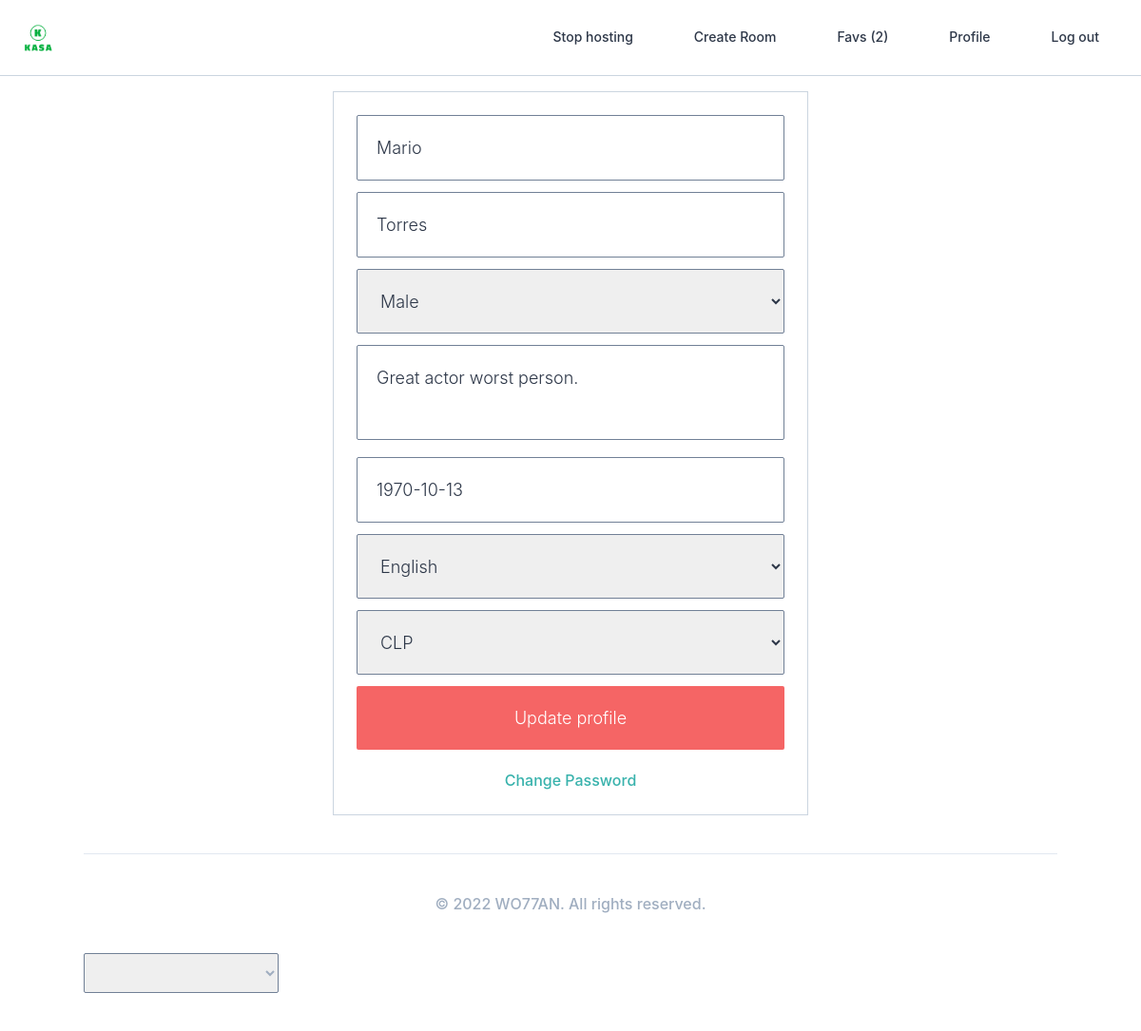
The app's page /users/update-profile/ (signed in) with its own data.
### users/models.py (models this page shows, shortened)
class User(AbstractUser):
    GENDER_MALE = "male"
    GENDER_FEMALE = "female"
    GENDER_OTHER = "other"
    GENDER_CHOICES = (
        (GENDER_MALE, _("Male")),
        (GENDER_FEMALE, _("Female")),
        (GENDER_OTHER, _("Other")),
    )
    LANGUAGE_ENGLISH = "en"
    LANGUAGE_SPANISH = "es"
    LANGUAGE_CHOICES = (
        (LANGUAGE_ENGLISH, _("English")),
        (LANGUAGE_SPANISH, _("Spanish")),
    )
    CURRENCY_USD = "usd"
    CURRENCY_CLP = "clp"
    CURRENCY_CHOICES = ((CURRENCY_USD, "USD"), (CURRENCY_CLP, "CLP"))
    LOGIN_EMAIL = "email"
    LOGIN_GITHUB = "github"
    LOGIN_CHOICES = (
        (LOGIN_EMAIL, "Email"),
        (LOGIN_GITHUB, "Github"),
    )
    first_name = models.CharField(
        _("first name"), max_length=30, blank=True, default=""
    )
    avatar = models.ImageField(upload_to="avatars", blank=True)
    gender = models.CharField(
        _("gender"), choices=GENDER_CHOICES, max_length=10, blank=True
    )
    bio = models.TextField(_("bio"), blank=True)
    birthdate = models.DateField(blank=True, null=True)
    language = models.CharField(
        _("language"),
        choices=LANGUAGE_CHOICES,
        max_length=2,
        blank=True,
        default=LANGUAGE_ENGLISH,
    )
    currency = models.CharField(
        choices=CURRENCY_CHOICES, max_length=3, blank=True, default=CURRENCY_CLP
    )
    superhost = models.BooleanField(default=False)
    email_verified = models.BooleanField(default=False)
    email_secret = models.CharField(max_length=20, default="", blank=True)
    login_method = models.CharField(
        max_length=50, choices=LOGIN_CHOICES, default=LOGIN_EMAIL
    )
    objects = core_managers.CustomUserManager()
    def get_absolute_url(self):
        return reverse("users:profile", kwargs={"pk": self.pk})

### lists/models.py (models this page shows, shortened)
class List(core_models.TimeStampedModel):
    name = models.CharField(max_length=80)
    user = models.OneToOneField(
        "users.User", related_name="list", on_delete=models.CASCADE
    )
    rooms = models.ManyToManyField("rooms.Room", related_name="lists", blank=True)
    def count_rooms(self):
        return self.rooms.count()
    count_rooms.short_description = "Number of Rooms"

### users/views.py (the view)
# urls.py: path("update-profile/", views.UpdateProfileView.as_view(), name="update"),
class UpdateProfileView(mixins.LoggedInOnlyView, SuccessMessageMixin, UpdateView):
    model = models.User
    template_name = "users/update-profile.html"
    fields = (
        "first_name",
        "last_name",
        "gender",
        "bio",
        "birthdate",
        "language",
        "currency",
    )
    success_message = "Profile Updated"
    def get_object(self, queryset=None):
        return self.request.user
    def get_form(self, form_class=None):
        form = super().get_form(form_class=form_class)
        form.fields["first_name"].widget.attrs = {"placeholder": "First name"}
        form.fields["last_name"].widget.attrs = {"placeholder": "Last name"}
        form.fields["bio"].widget.attrs = {"placeholder": "Bio"}
        form.fields["birthdate"].widget.attrs = {"placeholder": "Birthdate"}
        form.fields["first_name"].widget.attrs = {"placeholder": "First name"}
        return form

### templates/users/update-profile.html (shortened to what this page needs)
{% extends "base.html" %}
{% block content %}
    <div class="container lg:w-5/12 md:w-1/2 xl:w-1/4 mx-auto my-10 flex flex-col items-center border p-6 border-gray-400">
        {% include 'mixins/auth/auth_form.html' with form=form cta="Update profile" %}
        {% if object.login_method == "email" %}
            <div class="mt-5">
                <a href="{% url 'users:password' %}" class="text-teal-500 font-medium">Change Password</a>
            </div>
        {% endif %}
    </div>
{% endblock content %}

### templates/partials/nav.html
{% load i18n %}
<ul class="flex items-center text-sm font-medium h-full">
    {% if user.is_authenticated %}
        <li class="nav_link">
            <a href="{% url 'users:switch-hosting' %}">
                {% if request.session.is_hosting %}
                    {% trans "Stop hosting" %}
                {% else %}
                    {% trans "Start hosting" %}
                {% endif %}
            </a>
        </li>
        {% if request.session.is_hosting %}
            <li class="nav_link"><a href="{% url 'rooms:create' %}">{% trans "Create Room" %}</a></li>
        {% endif %}
        <li class="nav_link"><a href="{% url 'lists:see-favs' %}">{% trans "Favs" %} ({{user.list.rooms.count}})</a></li>
        <li class="nav_link"><a href="{{user.get_absolute_url}}">{% trans "Profile" %}</a></li>
        <li class="nav_link"><a href="{% url "users:logout" %}">{% trans "Log out" %}</a></li>
    {% else %}
        <li class="nav_link"><a href="{% url "users:login" %}">{% trans "Log in" %}</a></li>
        <li class="nav_link"><a href="{% url "users:signup" %}">{% trans "Sign up" %}</a></li>
    {% endif %}
</ul>

### templates/mixins/auth/form_input.html (shortened to what this page needs)
<div class="input w-full {% if field.errors %}has_error{% endif %}">
    {{field}}
</div>

### records on screen
User: list.rooms.count "2", form "Mario" "Torres" "Male" "Great actor worst person." "1970-10-13" "English" "CLP"

### other values on screen
{{ cta }} "Update profile"
